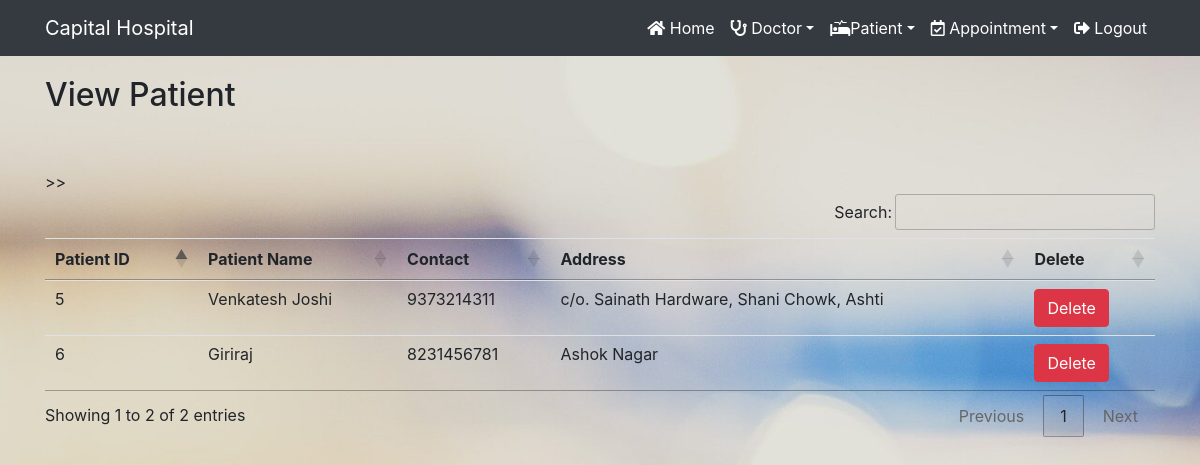
Page /view_patient/ (signed in) on the committed database.
### hospital/models.py (models this page shows, shortened)
class Patient(models.Model):
    name = models.CharField(max_length=50)
    gender = models.CharField(max_length=50)
    mobile = models.IntegerField(null=True)
    address = models.CharField(max_length=150)

### hospital/views.py (the view)
# urls.py: path('view_patient/', View_Patient,name='view_patient'),
def View_Patient(request):
    if not request.user.is_staff:
        return redirect('login')
    pat = Patient.objects.all()
    d = {'pat':pat}
    return render(request,'view_patient.html',d)

### Template/view_patient.html
{% extends 'navigationbar.html' %}
 {% load static %}
{% block body %}
<div class="container" style = "margin-top:20px">
  <h2 class="text-centre">View Patient</h2>
  <br><br>
  <table class="table table-hover" id="example">
    <thead>
    <tr>
      <th>Patient ID</th>
      <th>Patient Name</th>
      <th>Contact</th>
      <th>Address</th>
      <th>Delete</th>
    </tr>
    </thead>
    <tbody>
    {% for i in pat %}
    <tr>
      <td>{{i.id}}</td>
      <td>{{i.name}}</td>
      ><td>{{i.mobile}}</td>
      <td>{{i.address}}</td>
      <td><a href="{% url 'delete_patient' i.id %}" onclick="return confirm('Do You Really Want To Delete?')" class="btn btn-danger">Delete</a></td>
    </tr>
    {% endfor %}
    </tbody>
  </table>
</div>
{% endblock %}

### rows in the picture
Patient: id "5", name "Venkatesh Joshi", mobile "9373214311", address "c/o. Sainath Hardware, Shani Chowk, Ashti"
Patient: id "6", name "Giriraj", mobile "8231456781", address "Ashok Nagar"
